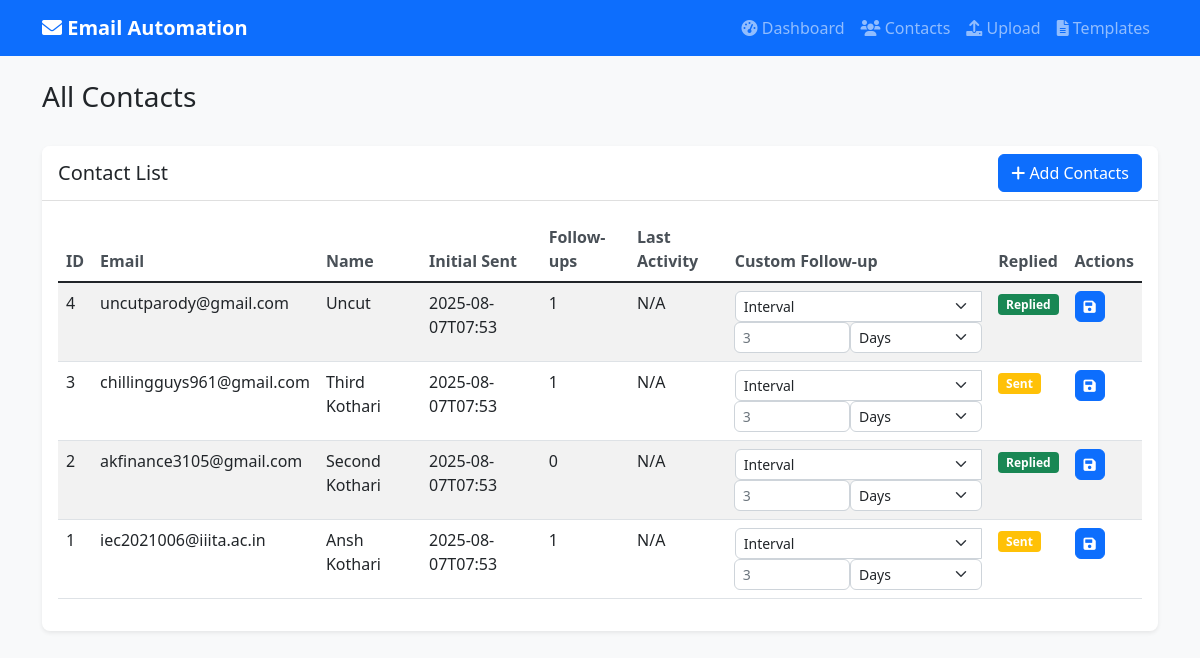
/contacts, run on an earlier commit of the app's database.
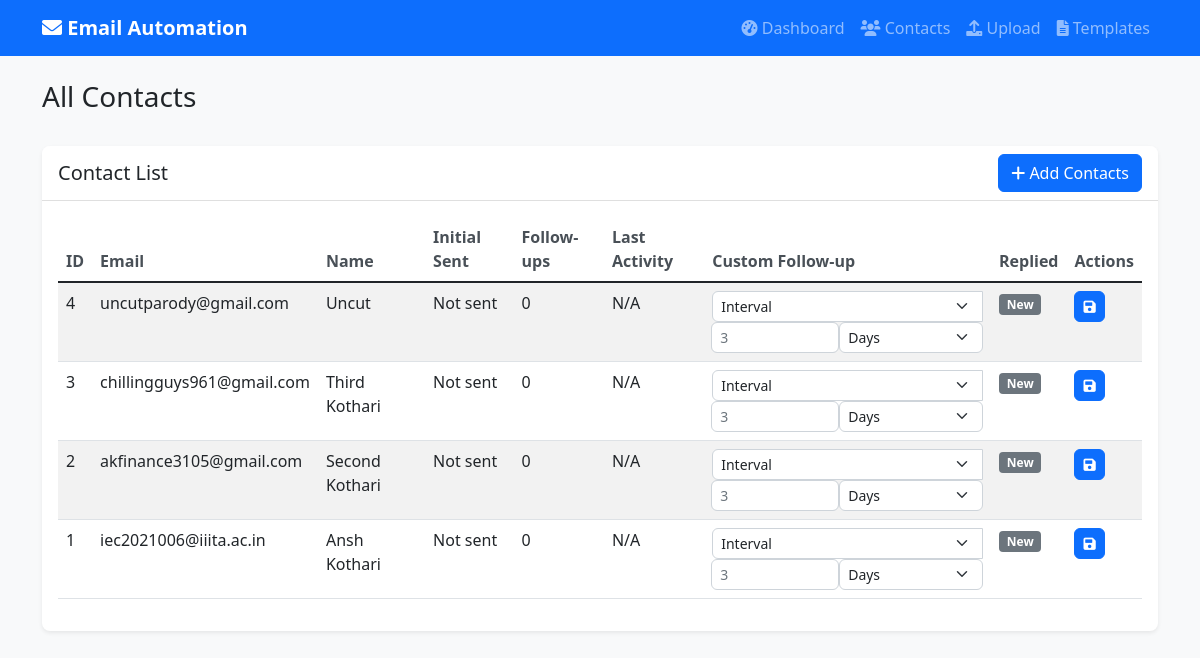
And on a later commit of the database.
### tables this page shows
CREATE TABLE contacts (
        id INTEGER PRIMARY KEY AUTOINCREMENT,
        email TEXT UNIQUE,
        name TEXT,
        initial_sent_date TEXT,
        followup_sent_count INTEGER DEFAULT 0,
        last_activity_date TEXT,
        replied INTEGER DEFAULT 0,
        custom_followup_time TEXT
    , reply_date TEXT, last_followup_date TEXT);

### app.py (the view)
@app.route('/contacts')
def contacts():
    conn = get_db_connection()
    all_contacts = conn.execute('SELECT * FROM contacts ORDER BY id DESC').fetchall()
    conn.close()
    return render_template('contacts.html', contacts=all_contacts)

### app.py (called while the page is built)
def get_db_connection():
    conn = sqlite3.connect(DB_FILE)
    conn.row_factory = sqlite3.Row
    return conn

### templates/contacts.html (shortened to what this page needs)
{% extends "base.html" %}
{% block content %}
<div class="row mb-4">
    <div class="col-12">
        <h1 class="h3">All Contacts</h1>
    </div>
</div>
<div class="row">
    <div class="col-12">
        <div class="card">
            <div class="card-header d-flex justify-content-between align-items-center">
                <h5 class="card-title mb-0">Contact List</h5>
                <a href="{{ url_for('upload_contacts') }}" class="btn btn-primary">
                    <i class="fas fa-plus"></i> Add Contacts
                </a>
            </div>
            <div class="card-body">
                <div class="table-responsive">
                    <table class="table table-striped">
                        <thead>
                            <tr>
                                <th>ID</th>
                                <th>Email</th>
                                <th>Name</th>
                                <th>Initial Sent</th>
                                <th>Follow-ups</th>
                                <th>Last Activity</th>
                                <th>Custom Follow-up</th>
                                <th>Replied</th>
                                <th>Actions</th>
                            </tr>
                        </thead>
                        <tbody>
                            {% for contact in contacts %}
                            <tr>
                                <td>{{ contact.id }}</td>
                                <td>{{ contact.email }}</td>
                                <td>{{ contact.name or 'N/A' }}</td>
                                <td>{{ contact.initial_sent_date[:16] if contact.initial_sent_date else 'Not sent' }}</td>
                                <td>{{ contact.followup_sent_count }}</td>
                                <td>{{ contact.last_activity_date[:16] if contact.last_activity_date else 'N/A' }}</td>
                                <td>
                                    <div class="input-group">
                                        <select class="form-select form-select-sm" id="custom_type_{{ contact.id }}" onchange="toggleCustomTimeInput({{ contact.id }})">
                                            <option value="interval" {{ 'selected' if contact.custom_followup_time and ':' in contact.custom_followup_time }}>Interval</option>
                                        </select>
                                        <div id="interval_input_{{ contact.id }}" style="display: {% if contact.custom_followup_time and ':' in contact.custom_followup_time %}none{% else %}block{% endif %};" class="d-flex">
                                            <input type="number" class="form-control form-control-sm" id="custom_value_{{ contact.id }}"
                                                   value="{{ contact.custom_followup_time.split(':')[0] if contact.custom_followup_time and ':' in contact.custom_followup_time else '' }}"
                                                   placeholder="3" min="1">
                                            <select class="form-select form-select-sm" id="custom_unit_{{ contact.id }}">
                                                <option value="days" {{ 'selected' if not contact.custom_followup_time or contact.custom_followup_time.endswith('days') }}>Days</option>
                                            </select>
                                        </div>
                                    </div>
                                </td>
                                <td>
                                    {% if contact.replied %}
                                        <span class="badge bg-success">Replied</span>
                                    {% elif contact.initial_sent_date %}
                                        {% if contact.followup_sent_count >= 2 %}
                                            <span class="badge bg-danger">Max Follow-ups</span>
                                        {% else %}
                                            <span class="badge bg-warning">Sent</span>
                                        {% endif %}
                                    {% else %}
                                        <span class="badge bg-secondary">New</span>
                                    {% endif %}
                                </td>
                                <td>
                            <button class="btn btn-sm btn-primary" onclick="updateCustomTime({{ contact.id }})">
                                <i class="fas fa-save"></i>
                            </button>
                        </td>
                            </tr>
                            {% endfor %}
                        </tbody>
                    </table>
                </div>
            </div>
        </div>
    </div>
</div>
{% endblock %}

### templates/base.html (shortened to what this page needs)
<!DOCTYPE html>
<html lang="en">
<head>
    <link href="https://cdn.jsdelivr.net/npm/bootstrap@5.1.3/dist/css/bootstrap.min.css" rel="stylesheet">
    <link href="https://cdnjs.cloudflare.com/ajax/libs/font-awesome/6.0.0/css/all.min.css" rel="stylesheet">
    <link href="{{ url_for('static', filename='css/style.css') }}" rel="stylesheet">
</head>
<body>
    <nav class="navbar navbar-expand-lg navbar-dark bg-primary">
        <div class="container">
            <a class="navbar-brand" href="{{ url_for('dashboard') }}">
                <i class="fas fa-envelope"></i> Email Automation
            </a>
            <div class="navbar-nav ms-auto">
                <a class="nav-link" href="{{ url_for('dashboard') }}">
                    <i class="fas fa-tachometer-alt"></i> Dashboard
                </a>
                <a class="nav-link" href="{{ url_for('contacts') }}">
                    <i class="fas fa-users"></i> Contacts
                </a>
                <a class="nav-link" href="{{ url_for('upload_contacts') }}">
                    <i class="fas fa-upload"></i> Upload
                </a>
                <a class="nav-link" href="{{ url_for('email_templates') }}">
                    <i class="fas fa-file-alt"></i> Templates
                </a>
            </div>
        </div>
    </nav>
    <main class="container mt-4">
        {% block content %}{% endblock %}
    </main>
</body>
</html>

### static/css/style.css (style rules this page uses)
body { background-color: #f8f9fa; }
.card { border: none; box-shadow: 0 0.125rem 0.25rem rgba(0, 0, 0, 0.075); border-radius: 0.5rem; }
.card-header { background-color: #fff; border-bottom: 1px solid rgba(0, 0, 0, 0.125); border-radius: 0.5rem 0.5rem 0 0 !important; }
.navbar-brand { font-weight: bold; }
.table th { border-top: none; font-weight: 600; color: #495057; }
.badge { font-size: 0.75rem; }
.btn { border-radius: 0.375rem; }
.form-control, .form-select { border-radius: 0.375rem; }
.table-responsive { max-height: 400px; overflow-y: auto; }

What changed in the data, as far as the page shows it:
changed contacts "uncutparody@gmail.com": initial_sent_date "2025-08-07T07:53" → "Not sent"; followup_sent_count "1" → "0"; replied "Replied" → "New"
changed contacts "chillingguys961@gmail.com": initial_sent_date "2025-08-07T07:53" → "Not sent"; followup_sent_count "1" → "0"; now shows "New"; no longer shows "Sent"
changed contacts "akfinance3105@gmail.com": initial_sent_date "2025-08-07T07:53" → "Not sent"; replied "Replied" → "New"
changed contacts "iec2021006@iiita.ac.in": initial_sent_date "2025-08-07T07:53" → "Not sent"; followup_sent_count "1" → "0"; now shows "New"; no longer shows "Sent"
